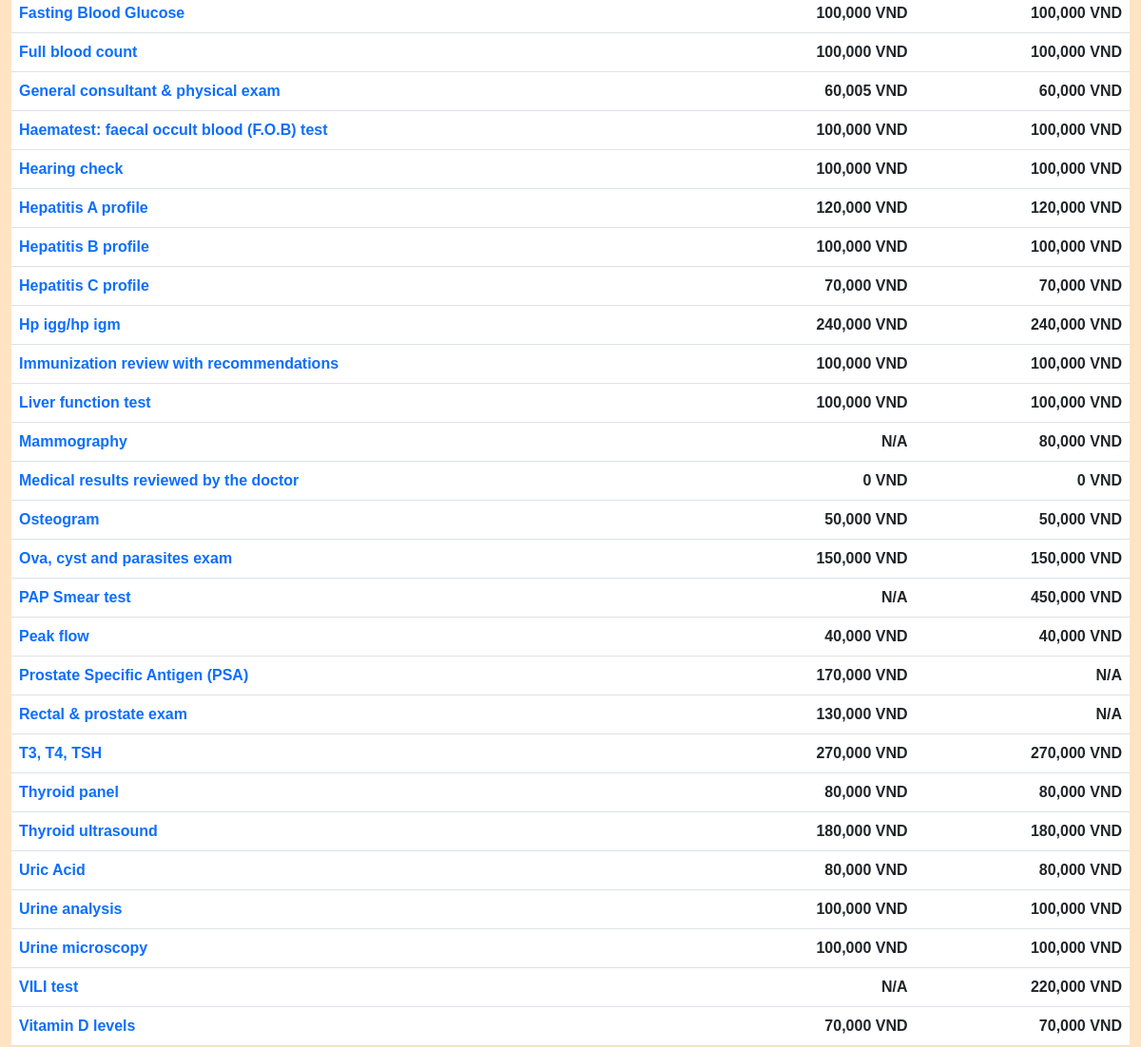
/ (signed in, middle part), run on an earlier commit of the app's database.
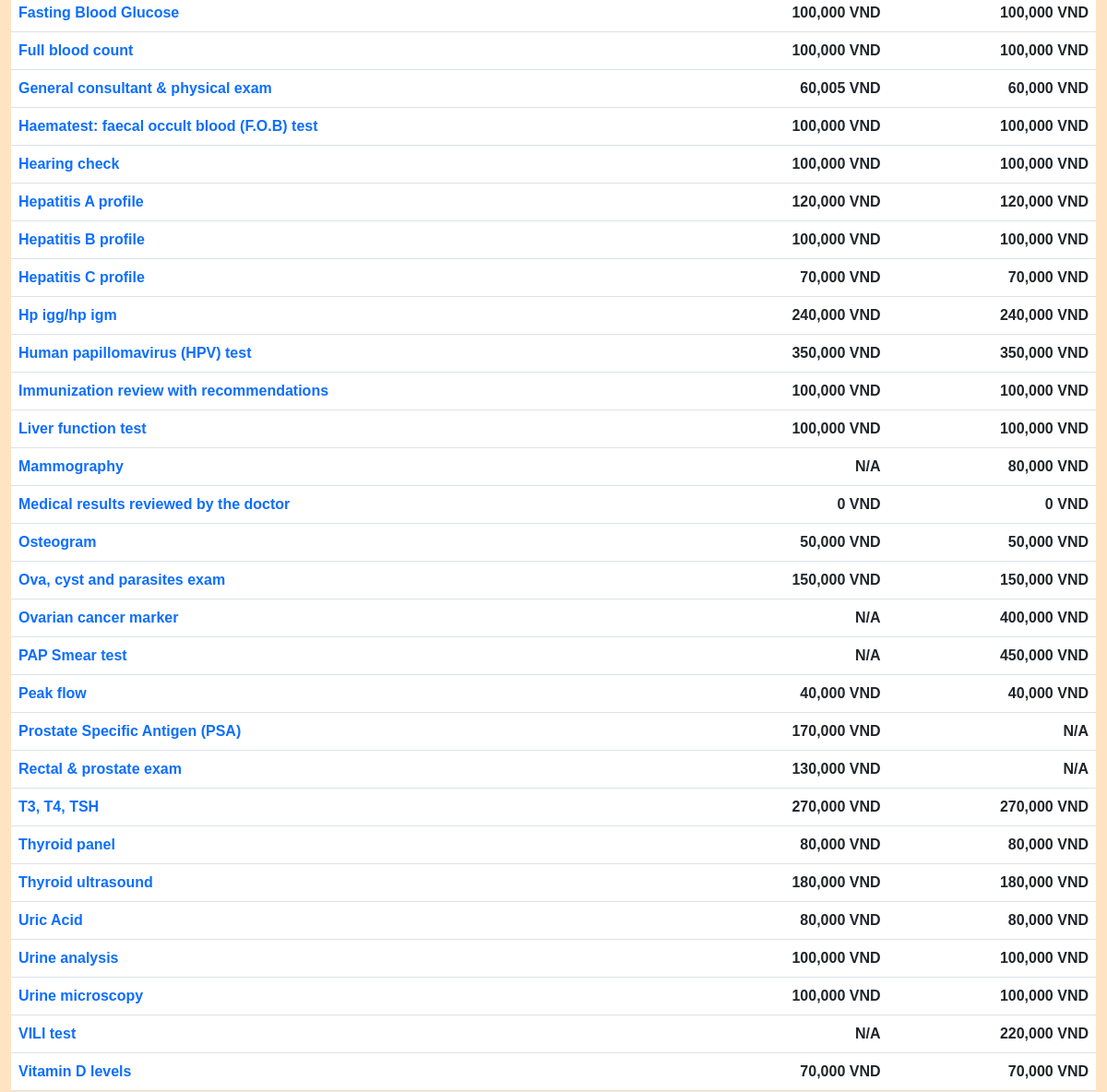
And on a later commit of the database.
### clinic/models.py (models this page shows, shortened)
class Service(models.Model):
    name = models.CharField(max_length=255)
    benefit = models.TextField(blank=True)
    male_price = models.IntegerField(blank=True, null=True)
    female_price = models.IntegerField(blank=True, null=True)
    description = models.TextField(blank=True, null=True)
    created_by = models.ForeignKey(User, blank=True, null=True, on_delete=models.SET_NULL, related_name='add_services')
    modified_by = models.ForeignKey(User, blank=True, null=True, on_delete=models.SET_NULL, related_name='modified_services')

### clinic/views.py (the view)
# urls.py: path('', views.index, name='index'),
@login_required
def index(request):
    yay_message = request.session.get('yay_message', '')
    nay_message = request.session.get('nay_message', '')
    request.session['yay_message'] = ''
    request.session['nay_message'] = ''
    services = Service.objects.all().order_by('name')
    return render(request, "clinic/index.html", {
        "yay_message": yay_message,
        "nay_message": nay_message,
        "services": services
    })

### clinic/templates/clinic/index.html (shortened to what this page needs)
{% extends "clinic/layout.html" %}
{% load static %}
{% load humanize %}
{% block main %}
    <div class="container-fluid">
        <table class="table table-hover">
            <tbody>
                {% for service in services %}
                    <tr>
                        <td>
                            <strong><a class="service-detail-link" href="{% url 'service_detail' service_id=service.id %}">{{ service.name }}</a></strong>
                        </td>
                        <td style="text-align: end;">
                            {% if service.male_price == None %}
                                <strong>N/A</strong>
                            {% else %}
                                <strong class="price" data-price="{{ service.male_price }}">{{ service.male_price|intcomma }}</strong> <strong class="price-currency">VND</strong>
                            {% endif %}
                        </td>
                        <td style="text-align: end;">
                            {% if service.female_price == None %}
                                <strong>N/A</strong>
                            {% else %}
                                <strong class="price" data-price="{{ service.female_price }}">{{ service.female_price|intcomma }}</strong> <strong class="price-currency">VND</strong>
                            {% endif %}
                        </td>
                    </tr>
                {% empty %}
                    No service
                {% endfor %}
            </tbody>
        </table>
    </div>
{% endblock %}

What changed in the data, as far as the page shows it:
added Service: name "Human papillomavirus (HPV) test", male_price "350,000", female_price "350,000"
added Service: name "Ovarian cancer marker", shows "N/A", female_price "400,000"
